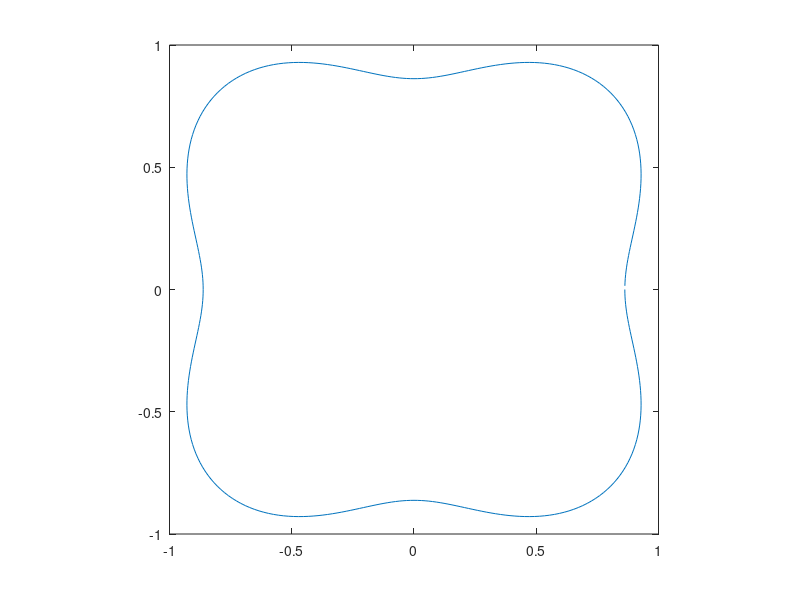
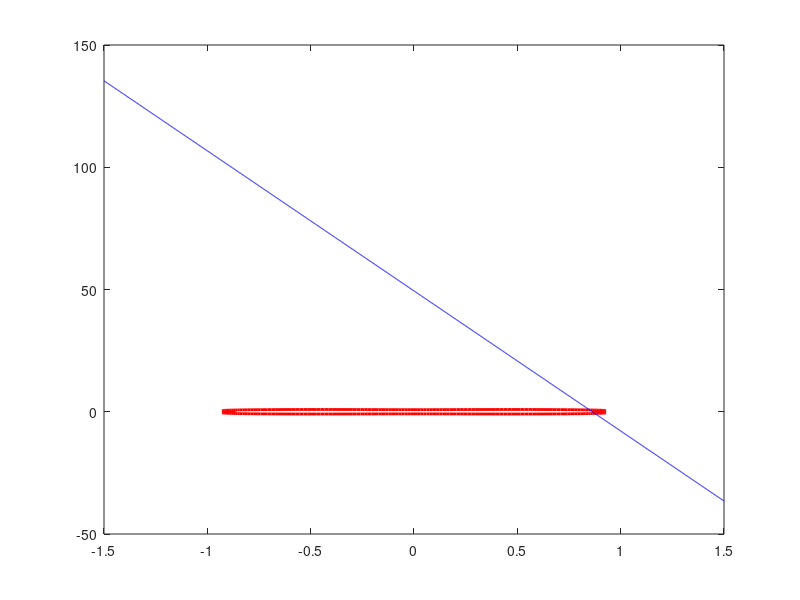

Write the MATLAB code that produced these figures, in order. (Note: this script raises an error after producing the figures.)
% Author: AstroGentoo (at khu.ac.kr)
% Date: 2023.09.14.
% Purpose: Predict the equilibrium shapes of crystals based on the Wulff
% construction method in 2-D

% Description:
% The surface free energy of a crystal depends on its crystallographic
% orientation. The Wulff construction is a geometrical procedure used to
% determine the equilibrium shape of a crystal that minimizes the total
% surface energy. To obtain this shape, draw planes perpendicular to the
% normal unit vectors on the surface free energy. The inner envelope formed
% by these planes corresponds to the equilibrium crystal shape.

% Adated from:
% Wang, L., Shirodkar, S.N., Zhang, Z. et al.
% Defining shapes of two-dimensional crystals with undefinable edge energies
% Nat Comput Sci 2, 729–735 (2022)
% https://doi.org/10.1038/s43588-022-00347-5
% Code availability
% https://zenodo.org/record/7130224
% MATLAB_codes.zip

clear all;

g=1.0; % base
amp=0.25; % amplitude of the spherical Gaussian
shp=5.0; % sharpness of the spherical Gaussian

%delta_s=0.05; % amplitude of the trigonometric function

coord=zeros(360,2);

% surface energy
for i=1:360
    theta=i*2.0*pi/360.0; % polar angle

    % cartesian coordinate
    v1=cos(theta);
    v2=sin(theta);

    % spherical Gaussian function
    g_g=g*(1.0-amp*exp(shp*(1.0*v1+0.0*v2-1.0)));
    g_g=g_g+g*(-amp*exp(shp*(0.0*v1+1.0*v2-1.0)));
    g_g=g_g+g*(-amp*exp(shp*(-1.0*v1+0.0*v2-1.0)));
    g_g=g_g+g*(-amp*exp(shp*(0.0*v1-1.0*v2-1.0)));
    g_g=g_g+g*(amp*exp(shp*(0.707*v1+0.707*v2-1.0)));
    g_g=g_g+g*(amp*exp(shp*(-0.707*v1-0.707*v2-1.0)));
    g_g=g_g+g*(amp*exp(shp*(0.707*v1-0.707*v2-1.0)));
    g_g=g_g+g*(amp*exp(shp*(-0.707*v1+0.707*v2-1.0)));

%    g_g=g*(1.0+delta_s*cos(4.0*theta)); % trigonometric function
    
    % polar coordinates
    coord(i,1)=g_g*v1;
    coord(i,2)=g_g*v2;
end

% plot of the surface energy
figure
plot(coord(:,1),coord(:,2))
axis square

% Wulff shape
w=zeros(3001,3600);
w(:,1)=-1.5:0.001:1.5; % range and interval

for i=2:360
    for j=1:3001
        % equation of normal
        w(j,i)=-(coord(i-1,1)/coord(i-1,2))*(w(j,1)-coord(i-1,1))+coord(i-1,2);
    end
end

% plot of the equilibrium shape given by Wulff construction
figure
p1=plot(coord(:,1),coord(:,2),"red",'LineWidth',2); hold on;
for k=2:360
    p2=plot(w(:,1),w(:,k),"blue");
    p2.Color(4)=0.1;
    hold on;
end
axis square
xlim([-1.5 1.5])
ylim([-1.5 1.5])
view(-90,90);